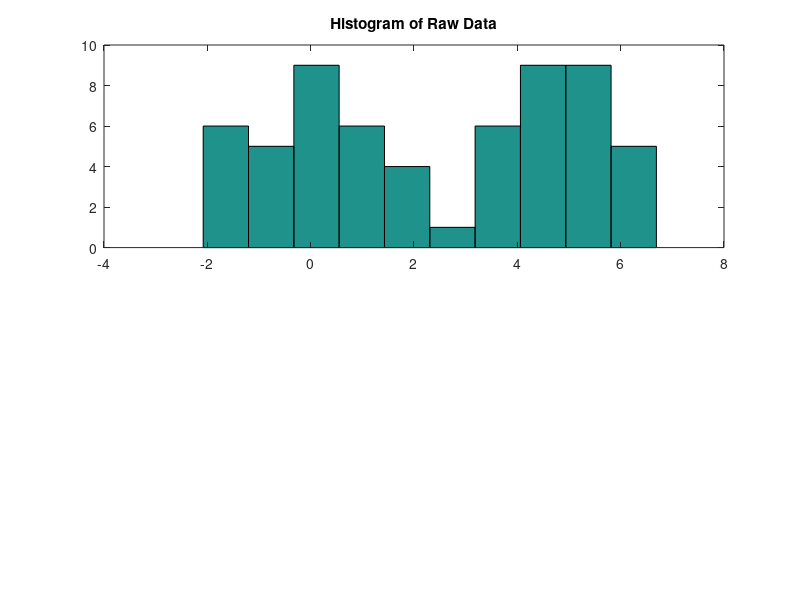

This figure's MATLAB source: (Note: this script raises an error after producing the figure.)
% Mixture of two normals
x = [randn(30,1); 5+randn(30,1)];
subplot(211);
hist(x); title('Histogram of Raw Data');
[f,xi] = ksdensity(x); %pdf estimate
subplot(212)
plot(xi,f); title('PDF');